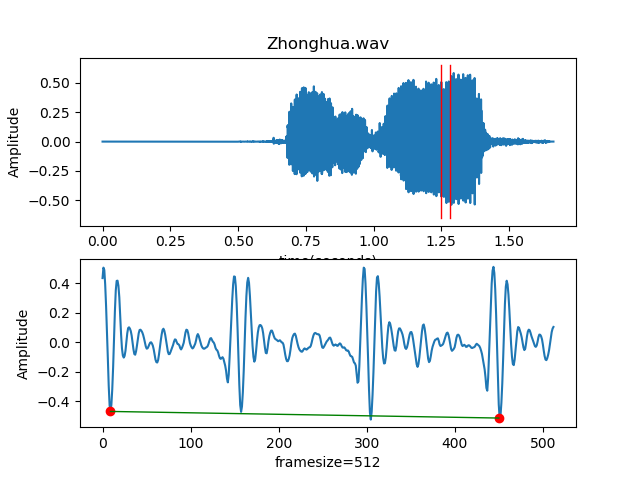

This figure's Python source:
import numpy as np
import scipy.io.wavfile as wav
import matplotlib.pyplot as plt

rate, signal = wav.read("Zhonghua.wav")
Sigsize = np.size(signal)
time = np.linspace(0, Sigsize, Sigsize) / rate
normal = signal / 2**15
sample = normal[20000:20512]
plt.subplot(2, 1, 1)
plt.plot(time, normal)
plt.plot([20000/rate, 20000/rate], [0.65, -0.65], 'r', lw=1)
plt.plot([20512/rate, 20512/rate], [0.65, -0.65], 'r', lw=1)
plt.title("Zhonghua.wav")
plt.xlabel("time(seconds)")
plt.ylabel("Amplitude")
plt.subplot(2, 1, 2)
plt.plot(np.linspace(0, 512, 512), sample)
plt.plot(9, sample[9], 'r', marker='o')
plt.plot(450, sample[450], 'r', marker='o')
plt.plot([9, 450], [sample[9], sample[450]], 'g', lw=1)
plt.xlabel("framesize=512")
plt.ylabel("Amplitude")
plt.savefig('HW05-2.png')
plt.show()

